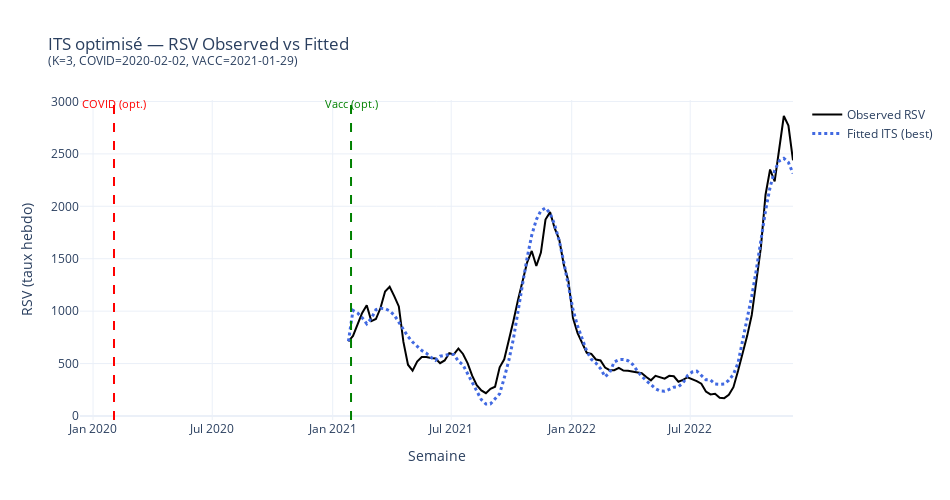

Notebook cell for this chart:
### Code cell
# ==========================================
# 📈 ITS optimisé — grid search + Fourier + HAC (corrigé)
# ==========================================
import numpy as np, pandas as pd, statsmodels.api as sm
from statsmodels.stats.diagnostic import acorr_ljungbox
import plotly.graph_objects as go

assert "df_base" in globals() and len(df_base) > 30, "Base ITS insuffisante."

# ---------- 1️⃣ Helpers ----------
def add_fourier(df, K=1, period=52):
    df = df.copy()
    t = np.arange(len(df))
    for k in range(1, K+1):
        df[f"sin{k}"] = np.sin(2*np.pi*k*t/period)
        df[f"cos{k}"] = np.cos(2*np.pi*k*t/period)
    return df

def make_its_design(df, covid_date, vacc_date, K=1, add_exog=True, log_target=False):
    dfX = df.copy().reset_index().rename(columns={"date_monday": "date"})
    dfX = dfX.sort_values("date").reset_index(drop=True)

    # Temps
    dfX["t"] = np.arange(len(dfX))
    # Dummies de rupture
    dfX["post_covid"] = (dfX["date"] >= covid_date).astype(int)
    dfX["post_vacc"] = (dfX["date"] >= vacc_date).astype(int)
    # Pentes post-rupture
    dfX["t_post_covid"] = dfX["t"] * dfX["post_covid"]
    dfX["t_post_vacc"] = dfX["t"] * dfX["post_vacc"]

    # Fourier (K harmoniques)
    dfX = add_fourier(dfX, K=K, period=52)

    # Cible
    y = dfX["RSV"].astype(float)
    if log_target:
        y = np.log1p(y)

    # Matrice X
    base_cols = ["t", "post_covid", "t_post_covid", "post_vacc", "t_post_vacc"]
    fourier_cols = sum([[f"sin{k}", f"cos{k}"] for k in range(1, K+1)], [])
    Xcols = base_cols + fourier_cols

    if add_exog:
        for c in ["cov12_lag", "MNP_lag", "work_lag"]:
            if c in dfX.columns:
                Xcols.append(c)

    X = dfX[Xcols].copy()
    hac_lags = int(np.clip(np.sqrt(len(dfX)), 8, 24))  # √n borné 8–24
    fit = sm.OLS(y, sm.add_constant(X, has_constant="add"), missing="drop").fit(
        cov_type="HAC", cov_kwds={"maxlags": hac_lags}
    )

    # ✅ On garde la colonne date_monday explicite
    dfX["date_monday"] = pd.to_datetime(dfX["date"])
    return fit, dfX, Xcols, hac_lags, y


# ---------- 2️⃣ Grid search ----------
steps = np.array([-28, -14, 0, 14, 28], dtype="timedelta64[D]")
candidates_covid = [pd.to_datetime(COVID_START) + pd.to_timedelta(int(s.astype(int)), unit="D") for s in steps]
candidates_vacc  = [pd.to_datetime(VACC_START)  + pd.to_timedelta(int(s.astype(int)), unit="D") for s in steps]
Ks = [1, 2, 3]  # nb d'harmoniques

results = []
best = {"aic": np.inf}

for K in Ks:
    for cdate in candidates_covid:
        for vdate in candidates_vacc:
            if vdate <= cdate:
                continue
            try:
                fit, dfX, Xcols, hac_lags, y = make_its_design(
                    df_base[["RSV", "cov12_lag", "MNP_lag", "work_lag"]],
                    covid_date=cdate, vacc_date=vdate,
                    K=K, add_exog=True, log_target=False
                )
                aic = fit.aic
                results.append((aic, K, cdate, vdate, hac_lags))
                if aic < best["aic"]:
                    best = {"aic": aic, "K": K, "covid": cdate, "vacc": vdate,
                            "fit": fit, "dfX": dfX, "Xcols": Xcols, "hac": hac_lags}
            except Exception:
                continue

print("🔎 Grid search terminé.")
print(f"🥇 Meilleur ITS: AIC={best['aic']:.1f} | K={best['K']} | "
      f"COVID={best['covid'].date()} | VACC={best['vacc'].date()} | HAC lags={best['hac']}")

its_best = best["fit"]
df_plot = best["dfX"].copy()

# ---------- 3️⃣ Résumé & diagnostics ----------
summary_main = its_best.summary2().tables[0]
keys = [k for k in summary_main.index if any(x in str(k) for x in ["R", "AIC", "BIC"])]
print("=== ITS optimisé (OLS+HAC) — Résumé concis ===")
display(summary_main.loc[keys] if keys else summary_main)

coef_table = its_best.summary2().tables[1].copy()
pcol = [c for c in coef_table.columns if "P>" in c.upper()][0]
ccol = [c for c in coef_table.columns if "COEF" in c.upper()][0]
scol = [c for c in coef_table.columns if "STD" in c.upper()][0]
display(coef_table.sort_values(pcol)[["Coef.", "Std.Err.", pcol]].head(12))

dw = sm.stats.stattools.durbin_watson(its_best.resid)
lb = acorr_ljungbox(its_best.resid, lags=[8,12,24], return_df=True)
print(f"\nDurbin–Watson: {dw:.3f}")
print("Ljung–Box p-values:")
display(lb[["lb_stat","lb_pvalue"]].rename(columns={"lb_stat":"stat","lb_pvalue":"p"}))

# ---------- 4️⃣ Visualisation ----------
df_plot["fitted"] = its_best.fittedvalues.values
df_plot["date_monday"] = pd.to_datetime(df_plot["date_monday"])

fig = go.Figure()
fig.add_trace(go.Scatter(
    x=df_plot["date_monday"],
    y=df_plot["RSV"],
    mode="lines",
    name="Observed RSV",
    line=dict(color="black", width=2)
))
fig.add_trace(go.Scatter(
    x=df_plot["date_monday"],
    y=df_plot["fitted"],
    mode="lines",
    name="Fitted ITS (best)",
    line=dict(color="royalblue", dash="dot", width=3)
))

# Lignes de rupture
for date_str, color, label in [
    (str(best["covid"].date()), "red", "COVID (opt.)"),
    (str(best["vacc"].date()), "green", "Vacc (opt.)")
]:
    fig.add_shape(
        type="line", x0=date_str, x1=date_str,
        y0=0, y1=1, xref="x", yref="paper",
        line=dict(color=color, dash="dash", width=2)
    )
    fig.add_annotation(
        x=date_str, y=1.02, xref="x", yref="paper",
        showarrow=False, text=label,
        font=dict(color=color, size=11)
    )

fig.update_layout(
    title=f"ITS optimisé — RSV Observed vs Fitted<br><sup>(K={best['K']}, COVID={best['covid'].date()}, VACC={best['vacc'].date()})</sup>",
    xaxis_title="Semaine",
    yaxis_title="RSV (taux hebdo)",
    template="plotly_white",
    width=950, height=500,
)
fig.show()

### Figure 1 — Plotly figure (JSON) as saved in the notebook; plotly's stock layout.template omitted (floating-point values rounded to 4 significant figures)
{"data": [{"line": {"color": "black", "width": 2}, "mode": "lines", "name": "Observed RSV", "type": "scatter", "x": ["2021-01-25T00:00:00", "2021-02-01T00:00:00", "2021-02-08T00:00:00", "2021-02-15T00:00:00", "2021-02-22T00:00:00", "2021-03-01T00:00:00", "2021-03-08T00:00:00", "2021-03-15T00:00:00", "2021-03-22T00:00:00", "2021-03-29T00:00:00", "2021-04-05T00:00:00", "2021-04-12T00:00:00", "2021-04-19T00:00:00", "2021-04-26T00:00:00", "2021-05-03T00:00:00", "2021-05-10T00:00:00", "2021-05-17T00:00:00", "2021-05-24T00:00:00", "2021-05-31T00:00:00", "2021-06-07T00:00:00", "2021-06-14T00:00:00", "2021-06-21T00:00:00", "2021-06-28T00:00:00", "2021-07-05T00:00:00", "2021-07-12T00:00:00", "2021-07-19T00:00:00", "2021-07-26T00:00:00", "2021-08-02T00:00:00", "2021-08-09T00:00:00", "2021-08-16T00:00:00", "2021-08-23T00:00:00", "2021-08-30T00:00:00", "2021-09-06T00:00:00", "2021-09-13T00:00:00", "2021-09-20T00:00:00", "2021-09-27T00:00:00", "2021-10-04T00:00:00", "2021-10-11T00:00:00", "2021-10-18T00:00:00", "2021-10-25T00:00:00", "2021-11-01T00:00:00", "2021-11-08T00:00:00", "2021-11-15T00:00:00", "2021-11-22T00:00:00", "2021-11-29T00:00:00", "2021-12-06T00:00:00", "2021-12-13T00:00:00", "2021-12-20T00:00:00", "2021-12-27T00:00:00", "2022-01-03T00:00:00", "2022-01-10T00:00:00", "2022-01-17T00:00:00", "2022-01-24T00:00:00", "2022-01-31T00:00:00", "2022-02-07T00:00:00", "2022-02-14T00:00:00", "2022-02-21T00:00:00", "2022-02-28T00:00:00", "2022-03-07T00:00:00", "2022-03-14T00:00:00", "2022-03-21T00:00:00", "2022-03-28T00:00:00", "2022-04-04T00:00:00", "2022-04-11T00:00:00", "2022-04-18T00:00:00", "2022-04-25T00:00:00", "2022-05-02T00:00:00", "2022-05-09T00:00:00", "2022-05-16T00:00:00", "2022-05-23T00:00:00", "2022-05-30T00:00:00", "2022-06-06T00:00:00", "2022-06-13T00:00:00", "2022-06-20T00:00:00", "2022-06-27T00:00:00", "2022-07-04T00:00:00", "2022-07-11T00:00:00", "2022-07-18T00:00:00", "2022-07-25T00:00:00", "2022-08-01T00:00:00", "2022-08-08T00:00:00", "2022-08-15T00:00:00", "2022-08-22T00:00:00", "2022-08-29T00:00:00", "2022-09-05T00:00:00", "2022-09-12T00:00:00", "2022-09-19T00:00:00", "2022-09-26T00:00:00", "2022-10-03T00:00:00", "2022-10-10T00:00:00", "2022-10-17T00:00:00", "2022-10-24T00:00:00", "2022-10-31T00:00:00", "2022-11-07T00:00:00", "2022-11-14T00:00:00", "2022-11-21T00:00:00", "2022-11-28T00:00:00", "2022-12-05T00:00:00"], "y": [711.9, 763.4, 873.9, 982.8, 1055.0, 904.5, 924.9, 1030.0, 1188.0, 1233.0, 1144.0, 1045.0, 706.6, 488.8, 432.7, 518.7, 563.1, 562.6, 553.2, 548.4, 503.9, 529.9, 598.8, 587.3, 643.6, 591.8, 504.7, 384.8, 293.2, 244.2, 217.7, 259.0, 278.9, 464.7, 540.4, 718.2, 906.4, 1106.0, 1289.0, 1466.0, 1574.0, 1431.0, 1559.0, 1873.0, 1945.0, 1792.0, 1682.0, 1441.0, 1289.0, 934.8, 789.4, 703.4, 602.7, 591.4, 538.9, 529.3, 462.3, 436.6, 437.0, 458.0, 433.5, 431.9, 422.8, 420.3, 408.1, 371.1, 339.9, 382.3, 365.8, 356.3, 382.7, 378.4, 326.4, 343.4, 369.3, 353.9, 332.5, 307.5, 233.7, 206.0, 212.0, 174.3, 170.0, 202.2, 274.3, 427.9, 588.5, 764.3, 963.6, 1263.0, 1611.0, 2108.0, 2351.0, 2238.0, 2563.0, 2862.0, 2769.0, 2438.0]}, {"line": {"color": "royalblue", "dash": "dot", "width": 3}, "mode": "lines", "name": "Fitted ITS (best)", "type": "scatter", "x": ["2021-01-25T00:00:00", "2021-02-01T00:00:00", "2021-02-08T00:00:00", "2021-02-15T00:00:00", "2021-02-22T00:00:00", "2021-03-01T00:00:00", "2021-03-08T00:00:00", "2021-03-15T00:00:00", "2021-03-22T00:00:00", "2021-03-29T00:00:00", "2021-04-05T00:00:00", "2021-04-12T00:00:00", "2021-04-19T00:00:00", "2021-04-26T00:00:00", "2021-05-03T00:00:00", "2021-05-10T00:00:00", "2021-05-17T00:00:00", "2021-05-24T00:00:00", "2021-05-31T00:00:00", "2021-06-07T00:00:00", "2021-06-14T00:00:00", "2021-06-21T00:00:00", "2021-06-28T00:00:00", "2021-07-05T00:00:00", "2021-07-12T00:00:00", "2021-07-19T00:00:00", "2021-07-26T00:00:00", "2021-08-02T00:00:00", "2021-08-09T00:00:00", "2021-08-16T00:00:00", "2021-08-23T00:00:00", "2021-08-30T00:00:00", "2021-09-06T00:00:00", "2021-09-13T00:00:00", "2021-09-20T00:00:00", "2021-09-27T00:00:00", "2021-10-04T00:00:00", "2021-10-11T00:00:00", "2021-10-18T00:00:00", "2021-10-25T00:00:00", "2021-11-01T00:00:00", "2021-11-08T00:00:00", "2021-11-15T00:00:00", "2021-11-22T00:00:00", "2021-11-29T00:00:00", "2021-12-06T00:00:00", "2021-12-13T00:00:00", "2021-12-20T00:00:00", "2021-12-27T00:00:00", "2022-01-03T00:00:00", "2022-01-10T00:00:00", "2022-01-17T00:00:00", "2022-01-24T00:00:00", "2022-01-31T00:00:00", "2022-02-07T00:00:00", "2022-02-14T00:00:00", "2022-02-21T00:00:00", "2022-02-28T00:00:00", "2022-03-07T00:00:00", "2022-03-14T00:00:00", "2022-03-21T00:00:00", "2022-03-28T00:00:00", "2022-04-04T00:00:00", "2022-04-11T00:00:00", "2022-04-18T00:00:00", "2022-04-25T00:00:00", "2022-05-02T00:00:00", "2022-05-09T00:00:00", "2022-05-16T00:00:00", "2022-05-23T00:00:00", "2022-05-30T00:00:00", "2022-06-06T00:00:00", "2022-06-13T00:00:00", "2022-06-20T00:00:00", "2022-06-27T00:00:00", "2022-07-04T00:00:00", "2022-07-11T00:00:00", "2022-07-18T00:00:00", "2022-07-25T00:00:00", "2022-08-01T00:00:00", "2022-08-08T00:00:00", "2022-08-15T00:00:00", "2022-08-22T00:00:00", "2022-08-29T00:00:00", "2022-09-05T00:00:00", "2022-09-12T00:00:00", "2022-09-19T00:00:00", "2022-09-26T00:00:00", "2022-10-03T00:00:00", "2022-10-10T00:00:00", "2022-10-17T00:00:00", "2022-10-24T00:00:00", "2022-10-31T00:00:00", "2022-11-07T00:00:00", "2022-11-14T00:00:00", "2022-11-21T00:00:00", "2022-11-28T00:00:00", "2022-12-05T00:00:00"], "y": [711.9, 1006.0, 982.0, 938.1, 879.4, 931.7, 1013.0, 1027.0, 1023.0, 1002.0, 962.8, 897.9, 830.0, 757.7, 705.7, 666.4, 624.9, 599.1, 560.4, 531.5, 569.4, 576.6, 588.5, 586.1, 522.3, 486.7, 400.0, 327.8, 237.9, 155.6, 114.2, 115.3, 163.7, 212.7, 361.9, 531.1, 735.5, 979.8, 1259.0, 1510.0, 1725.0, 1873.0, 1958.0, 1985.0, 1933.0, 1825.0, 1670.0, 1466.0, 1228.0, 1014.0, 858.0, 735.2, 617.4, 540.9, 504.2, 452.4, 374.0, 413.9, 516.5, 536.6, 539.6, 527.5, 493.0, 432.5, 377.2, 337.5, 295.7, 260.0, 238.8, 236.3, 253.1, 274.5, 279.3, 315.2, 386.2, 419.3, 428.4, 390.6, 346.3, 343.2, 305.4, 302.5, 305.5, 341.3, 396.3, 505.4, 707.9, 916.0, 1142.0, 1394.0, 1671.0, 1956.0, 2182.0, 2342.0, 2433.0, 2458.0, 2418.0, 2314.0]}], "layout": {"annotations": [{"font": {"color": "red", "size": 11}, "showarrow": false, "text": "COVID (opt.)", "x": "2020-02-02", "xref": "x", "y": 1.02, "yref": "paper"}, {"font": {"color": "green", "size": 11}, "showarrow": false, "text": "Vacc (opt.)", "x": "2021-01-29", "xref": "x", "y": 1.02, "yref": "paper"}], "height": 500, "shapes": [{"line": {"color": "red", "dash": "dash", "width": 2}, "type": "line", "x0": "2020-02-02", "x1": "2020-02-02", "xref": "x", "y0": 0, "y1": 1, "yref": "paper"}, {"line": {"color": "green", "dash": "dash", "width": 2}, "type": "line", "x0": "2021-01-29", "x1": "2021-01-29", "xref": "x", "y0": 0, "y1": 1, "yref": "paper"}], "title": {"text": "ITS optimisé — RSV Observed vs Fitted<br><sup>(K=3, COVID=2020-02-02, VACC=2021-01-29)</sup>"}, "width": 950, "xaxis": {"title": {"text": "Semaine"}}, "yaxis": {"title": {"text": "RSV (taux hebdo)"}}}}
